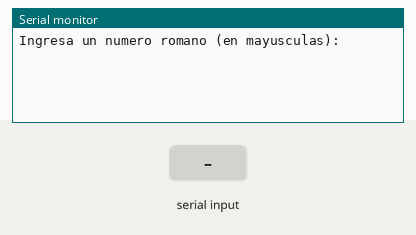
Recording of a sketch running on a simulated Arduino Uno, built with avr-gcc and run on an emulated ATmega328P. Shown: the last lines printed to the serial monitor. The test bench sets the inputs (shaded band).

Above: at 1.2 s.
1.3 s: "M\n" received over Serial
At 1.7 s:
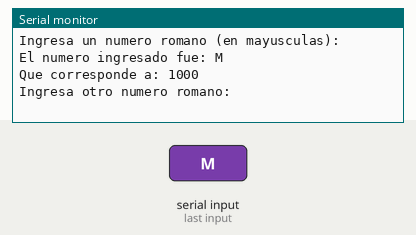
2.8 s: "D\n" received over Serial
At 4.0 s:
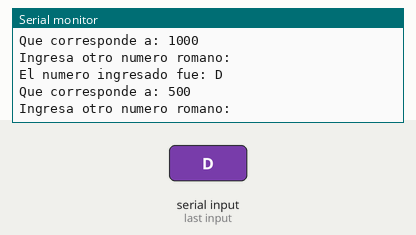
4.3 s: "C\n" received over Serial
At 5.1 s:
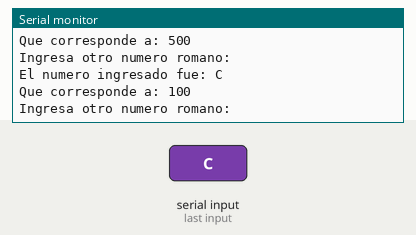
5.8 s: "L\n" received over Serial
At 6.3 s:
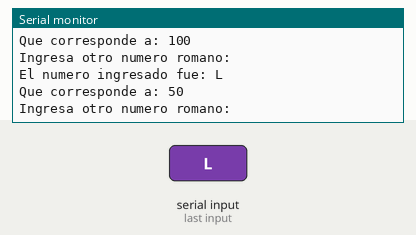
7.3 s: "X\n" received over Serial
At 8.5 s:
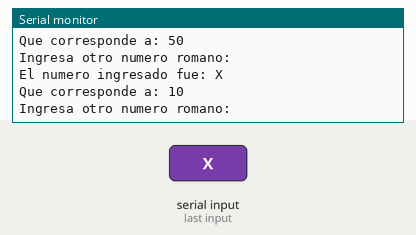
8.8 s: "V\n" received over Serial
At 9.7 s:
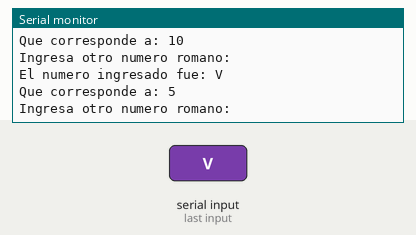
Timing chart, 0 to 11.3 s (numbered marks = the images above; inputs shaded):
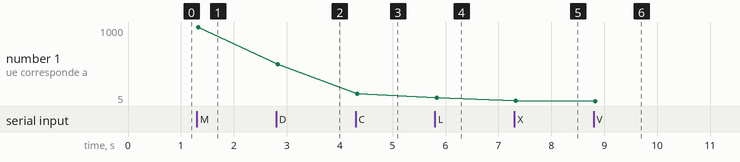

Measured:
- after the input at 1.3 s, the serial monitor: prints a new line at once (image 1)
- after the input at 2.8 s, the serial monitor: prints a new line at once (image 2)
- after the input at 4.3 s, the serial monitor: prints a new line at once (image 3)
- after the input at 5.8 s, the serial monitor: prints a new line at once (image 4)
- after the input at 7.3 s, the serial monitor: prints a new line at once (image 5)
- after the input at 8.8 s, the serial monitor: prints a new line at once (image 6)
- plotted number 1: 1000 → 500 after the input at 2.8 s, 500 → 100 after the input at 4.3 s, 100 → 50 after the input at 5.8 s, 50 → 10 after the input at 7.3 s, 10 → 5 after the input at 8.8 s

The sketch:

Problema-10.ino
```cpp
//Problema 10 https://www.tinkercad.com/things/7ycxEOXMnAZ-practica-2-p10
String romano = "";  // Variable para almacenar el número romano ingresado
int arabigo = 0;     // Variable para almacenar el resultado en formato arábigo

// Función que convierte un carácter romano en su valor arábigo
int valorRomano(char c) {
  switch (c) {
    case 'M': return 1000;  // 'M' es 1000
    case 'D': return 500;   // 'D' es 500
    case 'C': return 100;   // 'C' es 100
    case 'L': return 50;    // 'L' es 50
    case 'X': return 10;    // 'X' es 10
    case 'V': return 5;     // 'V' es 5
    case 'I': return 1;     // 'I' es 1
    default: return 0;      // Si el carácter no es válido, retorna 0
  }
}

void setup() {
  Serial.begin(9600);   // Inicializa la comunicación serial a 9600 baudios
  while (!Serial) {}    // Espera hasta que el monitor serial esté listo
  Serial.println("Ingresa un numero romano (en mayusculas):");  // Solicita al usuario que ingrese un número romano
}

void loop() {
  if (Serial.available() > 0) {  // Verifica si hay datos disponibles en el monitor serial
    romano = Serial.readStringUntil('\n');  // Lee la entrada del usuario hasta el salto de línea
    romano.trim();  // Elimina los espacios en blanco al principio y al final de la cadena

    arabigo = 0;  // Reinicia el valor del número arábigo

    int longitud = romano.length();  // Obtiene la longitud de la cadena ingresada

    // Recorre cada carácter de la cadena romana
    for (int i = 0; i < longitud; i++) {
      // Obtiene el valor arábigo del carácter romano actual
      int actual = valorRomano(romano.charAt(i));
      // Obtiene el valor del siguiente carácter (o 0 si es el último)
      int siguiente = (i + 1 < longitud) ? valorRomano(romano.charAt(i + 1)) : 0;

      // Si el valor actual es menor que el siguiente, se resta del total
      if (actual < siguiente) {
        arabigo -= actual;
      } else {  // Si no, se suma al total
        arabigo += actual;
      }
    }

    // Imprime el número romano ingresado y su equivalente arábigo
    Serial.print("El numero ingresado fue: ");
    Serial.println(romano);
    Serial.print("Que corresponde a: ");
    Serial.println(arabigo);

    // Solicita otro número romano
    Serial.println("\nIngresa otro numero romano:");
    delay(500);  // Espera medio segundo antes de continuar
  }
}
```
